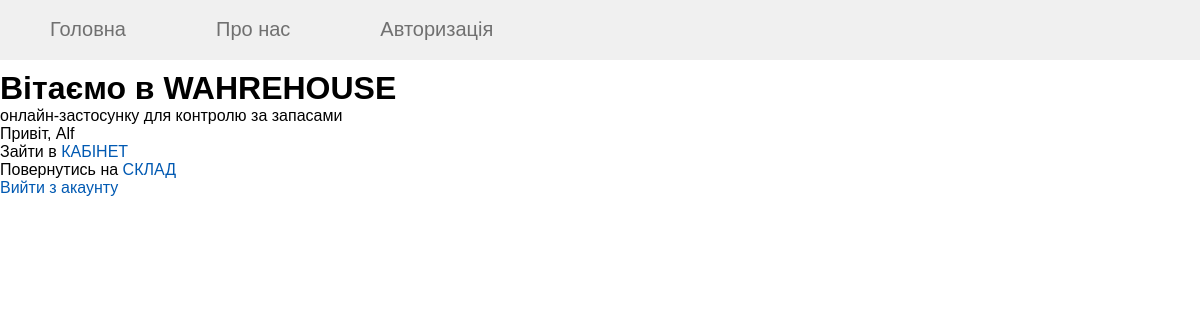
Page / (signed in) on the committed database.
### tables this page shows
CREATE TABLE mainmenu (
menu_Id integer PRIMARY KEY AUTOINCREMENT,
name text NOT NULL,
url text NOT NULL
);

CREATE TABLE users (
id integer PRIMARY KEY AUTOINCREMENT,
name text NOT NULL,
email text NOT NULL,
psw text NOT NULL,
time integer NOT NULL
);

### warehouse.py (the view)
@flapp.route("/")
def foo_index():
    menu = dbase.getMenu()
    return render_template('index.html',
                           menu=menu)

### FDataBase.py (called while the page is built)
    def getMenu(self):
        sql = "SELECT * FROM mainmenu"
        try:
            self.__cur.execute(sql)
            res = self.__cur.fetchall()
            if res:
                return res
        except:
            print("Помилка")
        return []

    def getUser(self, user_id):
        try:
            self.__cur.execute("SELECT * FROM users WHERE id = :1 LIMIT 1", (user_id,))
            res = self.__cur.fetchone()
            if not res:
                print("Користувач не знайдений")
                return False
            return res
        except sqlite3.Error as e:
            print("Помилка " + str(e))
        return False

### UserLogin.py (called while the page is built)
    def fromDB(self, user_id, dbase):
        self.__user = dbase.getUser(user_id)
        return self

    def get_id(self):
        return str(self.__user['id'])

    def get_name(self):
        return str(self.__user['name'])

### warehouse.py (called while the page is built)
@login_manager.user_loader
def load_user(user_id):
    print("load_user works>>>", user_id)
    userload = UserLogin().fromDB(user_id, dbase)
    return userload

def connect_db():
    conn = sqlite3.connect(flapp.config['DATABASE'])
    conn.row_factory = sqlite3.Row
    return conn

def get_db_link():
    if not hasattr(g, 'link_db'):
        g.link_db = connect_db()
    return g.link_db

@flapp.before_request
def before_request():
    global dbase
    db_link = get_db_link()           # отримання зв'язку з базою даних (g.link_db)
    dbase = FDataBase(db_link)   # екземпляр класу FDataBase з переданим йому зв'язком з базою даних

### templates/index.html
{% extends 'base.html' %}
{% block content %}
{{ super() }}
<link type="text/css" href="{{url_for('static', filename='css/drop_style1.css')}}" rel="stylesheet" />
<h1> Вітаємо в WAHREHOUSE</h1>
онлайн-застосунку для контролю за запасами
{% if not current_user.get_id() %}
    <p> <a href="{{url_for('foo_login')}}">Авторизуйтесь</a>, щоб перейти в свій склад</p>
    <p> Якщо Ви тут вперше - перейдіть на сторінку <a href="{{url_for('foo_register')}}">РЕЄСТРАЦІЇ</a></p>
{% else %}
    <p>Привіт, {{ current_user.get_name() }} </p>
    <p>Зайти в <a href="{{url_for('foo_profile')}}"> КАБІНЕТ </a></p>
    <p>Повернутись на <a href="{{url_for('foo_main')}}"> СКЛАД </a></p>
    <p> <a href="{{url_for('foo_logout')}}"> Вийти з акаунту</a></p>
{% endif %}
{% endblock content %}

### templates/base.html (shortened to what this page needs)
<!DOCTYPE html>
<html>
<head>
<link type="text/css" href="{{url_for('static', filename='css/styles.css')}}" rel="stylesheet" />
</head>
<body>
{% block content -%}
	{%- block mainmenu -%}
	<ul class = "mainmenu">
		{%for m in menu %}
		<li><a href="{{m.url}}">{{m.name}}</a></li>
		{%endfor%}
	</ul>
	{% endblock mainmenu -%}
{% endblock content -%}
</body>
</html>

### static/css/styles.css (style rules this page uses)
html, body { font- family: 'Arial'; margin: 0; padding: 0; height: 100%; width: 100%; }
a { color: #0059b2; text-decoration: none; }
ul.mainmenu { list-style: none; background: #F0F0F0; height: 60px; margin: 0; padding: 0; color: #fdc073; font-size: 20px; overflow: hidden; }
ul.mainmenu li { float: left; margin: 18px 40px 0 50px; }
ul.mainmenu li a { color: #707070; text-decoration: none; }

### static/css/drop_style1.css (style rules this page uses)
html, body { padding:0px; margin:0px; background:white; font-family: 'Karla', sans-serif; width:100vw; }
body * { margin:0; padding:0; }

### rows in the picture
mainmenu: name "Головна"
mainmenu: name "Про нас"
mainmenu: name "Авторизація"
users: get_name "Alf"
